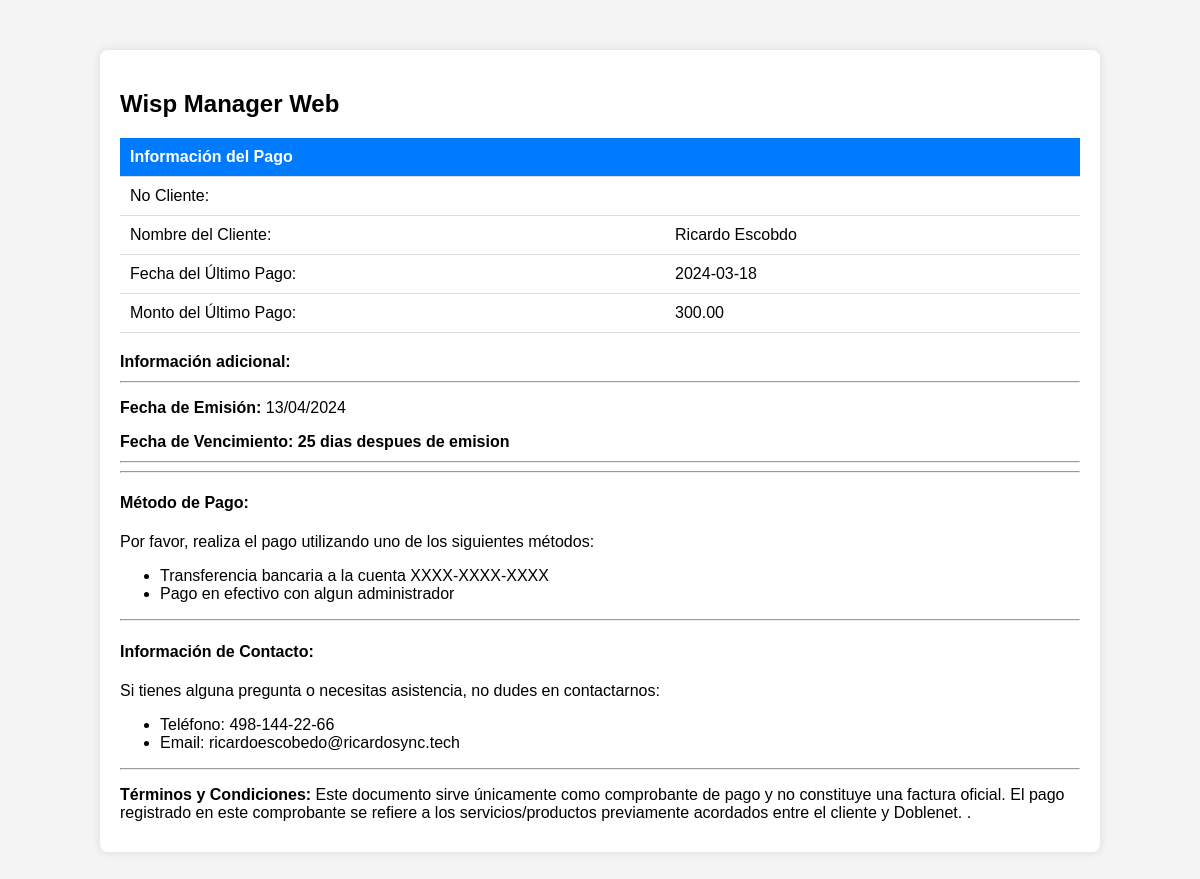
/generarComprobante/buscar_cliente.php, run on an earlier commit of the app's database.
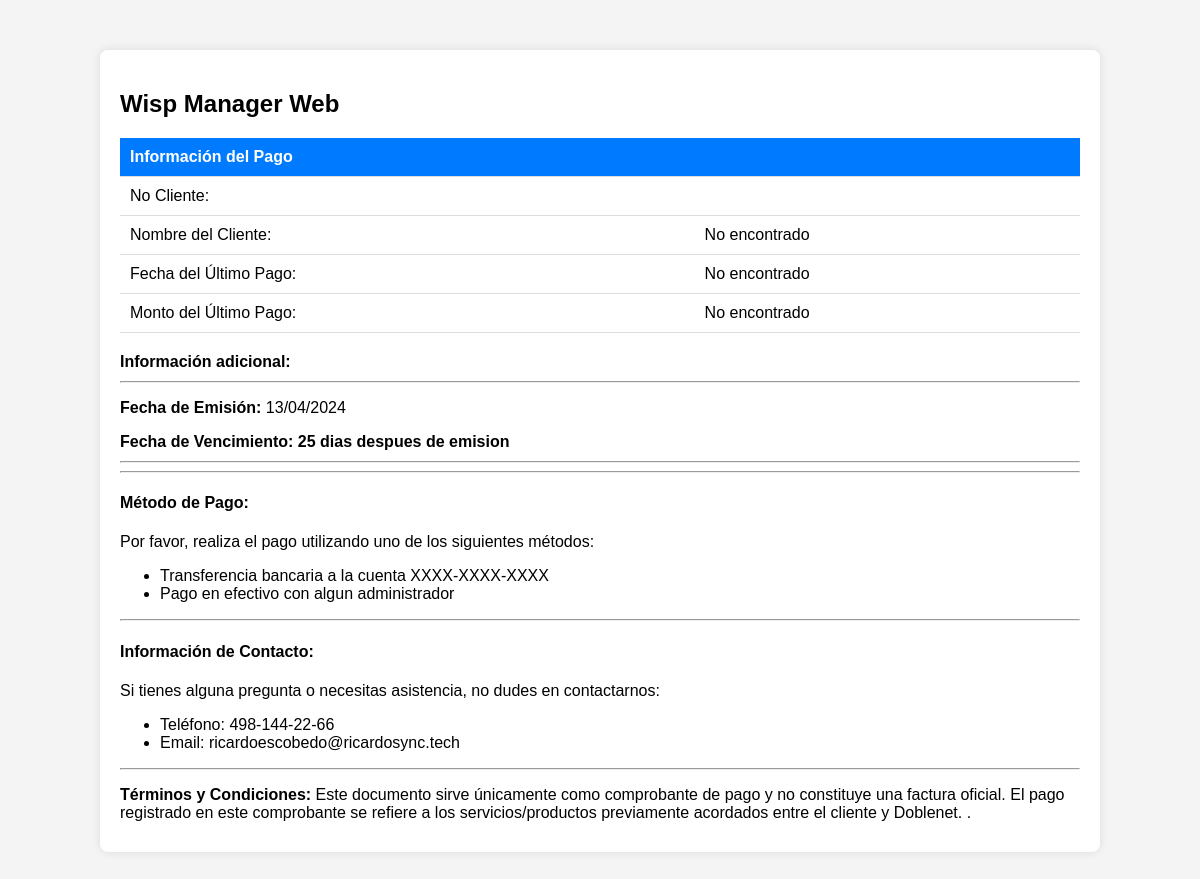
And on a later commit of the database.
### tables this page shows
CREATE TABLE `pagos` (
  `id_pago` int NOT NULL AUTO_INCREMENT,
  `no_cliente` int DEFAULT NULL,
  `nombre` varchar(255) DEFAULT NULL,
  `fecha` date DEFAULT NULL,
  `monto` decimal(10,2) DEFAULT NULL,
  `no_recibo` varchar(50) DEFAULT NULL,
  PRIMARY KEY (`id_pago`)
);

### generarComprobante/buscar_cliente.php (the view, shortened to what this page needs)
<?php
$servername = "localhost";
$username = "dni";
$password = "MinuzaFea265/";
$dbname = "doblenet";
$conn = new mysqli($servername, $username, $password, $dbname);
$nombre = $_POST['nombre'];
$nombre_parts = explode(" ", $nombre);
$search_conditions = [];
foreach ($nombre_parts as $part) {
    $search_conditions[] = "nombre LIKE '%$part%'";
}
$search_conditions_str = implode(" AND ", $search_conditions);
$sql = "SELECT * FROM pagos WHERE $search_conditions_str ORDER BY fecha DESC LIMIT 1";
$result = $conn->query($sql);
if ($result->num_rows > 0) {
    $row = $result->fetch_assoc();
    $no_cliente = $row['no_cliente'];
    $cliente_nombre = $row['nombre'];
    $fecha_pago = $row['fecha'];
    $monto_pago = $row['monto'];
} else {
    $cliente_nombre = "No encontrado";
    $fecha_pago = "No encontrado";
    $monto_pago = "No encontrado";
}
?>
<!DOCTYPE html>
<html lang="es">
<head>
    <link rel="stylesheet" href="styles.css">
</head>
<body>
    <div class="container">
        <h2>Wisp Manager Web</h2>
        <table>
            <thead>
                <tr>
                    <th colspan="2">Información del Pago</th>
                </tr>
            </thead>
            <tbody>
            <tr>
                    <td>No Cliente: </td>
                    <td><?php echo $no_cliente; ?></td>
                </tr>
                <tr>
                    <td>Nombre del Cliente:</td>
                    <td><?php echo $cliente_nombre; ?></td>
                </tr>
                <tr>
                    <td>Fecha del Último Pago:</td>
                    <td><?php echo $fecha_pago; ?></td>
                </tr>
                <tr>
                    <td>Monto del Último Pago:</td>
                    <td><?php echo $monto_pago; ?></td>
                </tr>
            </tbody>
        </table>
        <div class="info">
            <p><strong>Información adicional:</strong></p>
            <hr>
                <p><strong>Fecha de Emisión:</strong> <?php echo date("d/m/Y"); ?></p>
                <p><strong>Fecha de Vencimiento: 25 dias despues de emision</strong></p>
                <hr>
                <hr>
                <h4>Método de Pago:</h4>
                <p>Por favor, realiza el pago utilizando uno de los siguientes métodos:</p>
                <ul>
                    <li>Transferencia bancaria a la cuenta XXXX-XXXX-XXXX</li>
                    <li>Pago en efectivo con algun administrador</li>
                </ul>
                <hr>
                <h4>Información de Contacto:</h4>
                <p>Si tienes alguna pregunta o necesitas asistencia, no dudes en contactarnos:</p>
                <ul>
                    <li>Teléfono: 498-144-22-66</li>
                    <li>Email: ricardoescobedo@ricardosync.tech</li>
                </ul>
            <hr>
            <p><strong>Términos y Condiciones:</strong>
            Este documento sirve únicamente como comprobante de pago y no constituye una factura oficial.
            El pago registrado en este comprobante se refiere a los servicios/productos previamente acordados entre el cliente y Doblenet.
            .</p>
        </div>
    </div>
</body>
</html>

### generarComprobante/styles.css (style rules this page uses)
body { font-family: Arial, sans-serif; background-color: #f4f4f4; margin: 0; padding: 0; }
.container { width: 80%; margin: 50px auto; background-color: #fff; padding: 20px; border-radius: 8px; box-shadow: 0 0 10px rgba(0, 0, 0, 0.1); }
table { width: 100%; border-collapse: collapse; margin-top: 20px; }
table th, table td { padding: 10px; border-bottom: 1px solid #ddd; text-align: left; }
table th { background-color: #007bff; color: #fff; }
.info { margin-top: 20px; }
.info p { margin-bottom: 10px; }

What changed in the data, as far as the page shows it:
removed pagos: nombre "Ricardo Escobdo", fecha "2024-03-18", monto "300.00"
Also different on the page:
$cliente_nombre: (not shown) → "No encontrado"
$fecha_pago: (not shown) → "No encontrado"
$monto_pago: (not shown) → "No encontrado"
